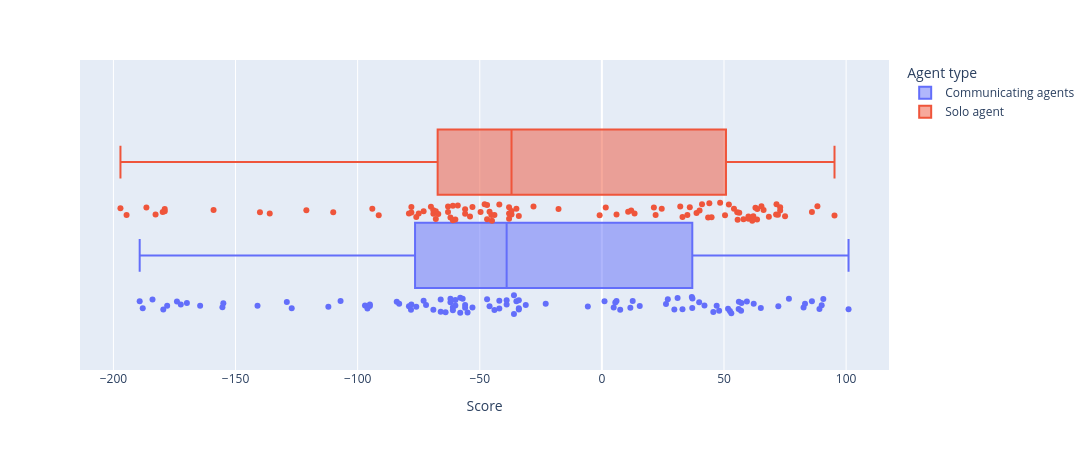

This figure's notebook cell:
### Code cell
res_mul = []
res_solo = []
c= 0
for exp_id in res_range:
    m_score = read_results(exp_id=exp_id, exp_type="multi")["score"]
    s_score = read_results(exp_id=exp_id, exp_type="solo")["score"]
    res_mul.append(m_score)
    res_solo.append(s_score)
    c += m_score>s_score

print(f"Average score for the communicating experiment : {sum(res_mul)/len(res_mul)}")
print(f"Average score for the solo experiment : {sum(res_solo)/len(res_solo)}")
res_mul = np.array(res_mul)
res_solo = np.array(res_solo)
res = [[r_mul, "Communicating agents"] for r_mul in res_mul] + [[r_solo, "Solo agent"] for r_solo in res_solo]
df = pd.DataFrame(res, columns=["Score", "Agent type"])
fig = px.box(df, x="Score", color="Agent type", points="all", width=1100, height=450, labels="Agent type")
fig.show()

### Figure 1 — Plotly figure (JSON) as saved in the notebook; plotly's stock layout.template omitted (floating-point values rounded to 4 significant figures)
{"data": [{"alignmentgroup": "True", "boxpoints": "all", "hovertemplate": "Agent type=Communicating agents<br>Score=%{x}<extra></extra>", "legendgroup": "Communicating agents", "marker": {"color": "#636efa"}, "name": "Communicating agents", "notched": false, "offsetgroup": "Communicating agents", "orientation": "h", "showlegend": true, "type": "box", "x": [62.17, 31.0, -36.0, 48.0, 11.67, -39.0, 83.17, -164.5, -58.0, -72.0, 90.0, -127.0, 37.0, -62.0, 36.83, -42.0, -97.0, -184.0, -178.0, -60.0, -155.0, -95.0, 12.62, -56.0, 72.25, -34.0, -34.0, 56.08, -189.2, -53.0, -5.75, -129.0, -23.0, 89.08, -169.9, -61.0, -174.0, -35.0, -39.0, -36.0, -79.0, 6.0, -64.0, -58.0, -62.0, -66.0, 45.62, -55.0, 29.67, 27.0, -155.4, 56.0, -141.0, -95.0, 47.0, 51.67, 59.38, -172.4, 39.83, 52.42, 86.0, -42.0, 33.0, -57.0, 15.5, -44.0, 90.67, -31.17, 57.0, 26.25, 4.833, -60.0, -96.0, 5.5, -73.0, -107.0, -188.0, 37.08, -83.0, -46.0, 1.083, 101.0, -47.0, -66.0, -179.6, 7.5, 53.0, 42.0, -78.17, 57.17, -56.0, 82.58, -69.0, -34.0, 65.08, 76.58, -112.0, -84.0, -61.0, -78.0, -76.0], "x0": " ", "xaxis": "x", "y0": " ", "yaxis": "y"}, {"alignmentgroup": "True", "boxpoints": "all", "hovertemplate": "Agent type=Solo agent<br>Score=%{x}<extra></extra>", "legendgroup": "Solo agent", "marker": {"color": "#EF553B"}, "name": "Solo agent", "notched": false, "offsetgroup": "Solo agent", "orientation": "h", "showlegend": true, "type": "box", "x": [86.0, 38.75, 24.5, -38.0, 22.0, -68.0, 50.42, 72.08, -197.1, -56.0, 43.5, -179.0, 48.42, 73.0, 56.25, 58.0, 55.58, 54.08, 88.25, 62.88, 33.0, 32.08, 62.0, -45.0, 44.0, -37.0, 73.0, -0.9167, -34.0, 13.38, 75.0, -61.0, -28.0, -49.67, -17.75, -69.0, -186.5, 21.29, -67.0, -60.0, -68.0, 61.58, -78.0, -37.0, -75.0, -76.0, -94.0, 63.62, -45.25, -61.0, -91.38, -53.0, -79.0, 10.75, -140.0, 68.38, 52.0, 35.0, -54.0, -179.8, 65.33, 36.0, 12.0, -78.0, -59.0, -38.0, 41.0, 71.33, 40.0, 60.0, -46.0, -69.0, -194.6, -48.0, -182.8, -121.0, 1.583, 60.0, -42.0, -47.0, -136.0, -62.0, -73.0, -70.0, -63.0, 95.25, -56.0, 44.92, 63.54, -44.0, -47.0, -179.0, 71.5, 55.42, 6.0, -35.0, -159.0, 66.21, -63.0, -110.0, -38.0], "x0": " ", "xaxis": "x", "y0": " ", "yaxis": "y"}], "layout": {"boxmode": "group", "height": 450, "legend": {"title": {"text": "Agent type"}, "tracegroupgap": 0}, "margin": {"t": 60}, "width": 1100, "xaxis": {"anchor": "y", "domain": [0, 1], "title": {"text": "Score"}}, "yaxis": {"anchor": "x", "domain": [0, 1]}}}
